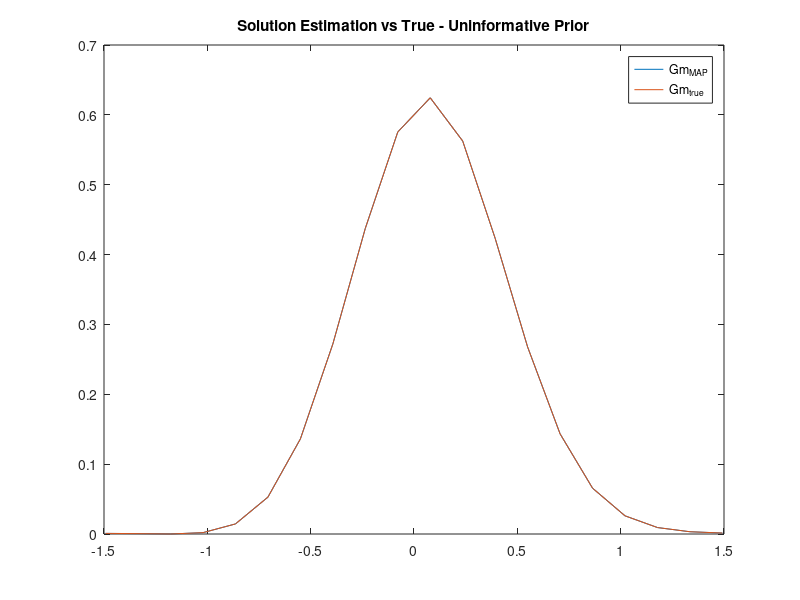
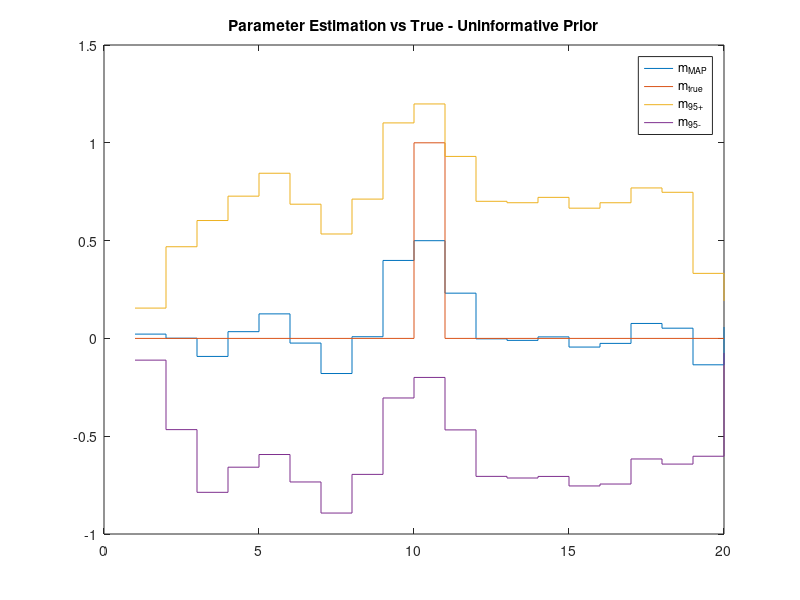
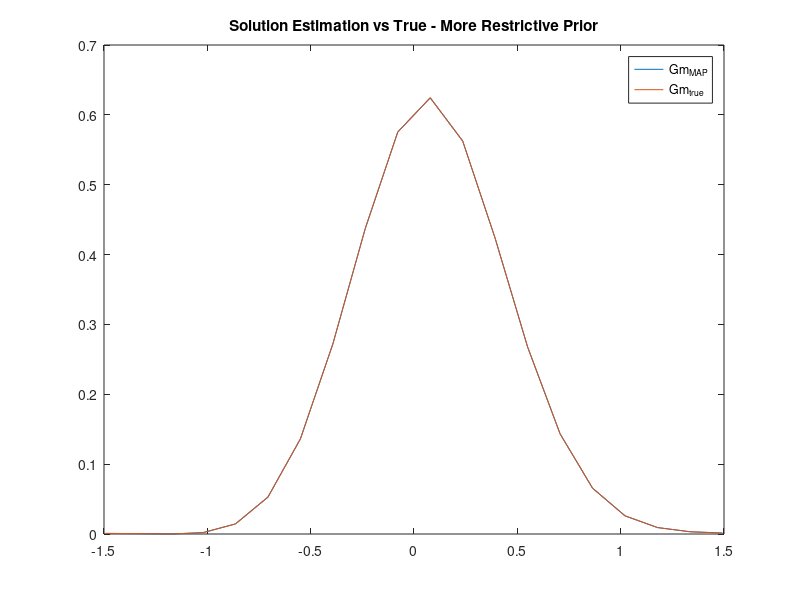
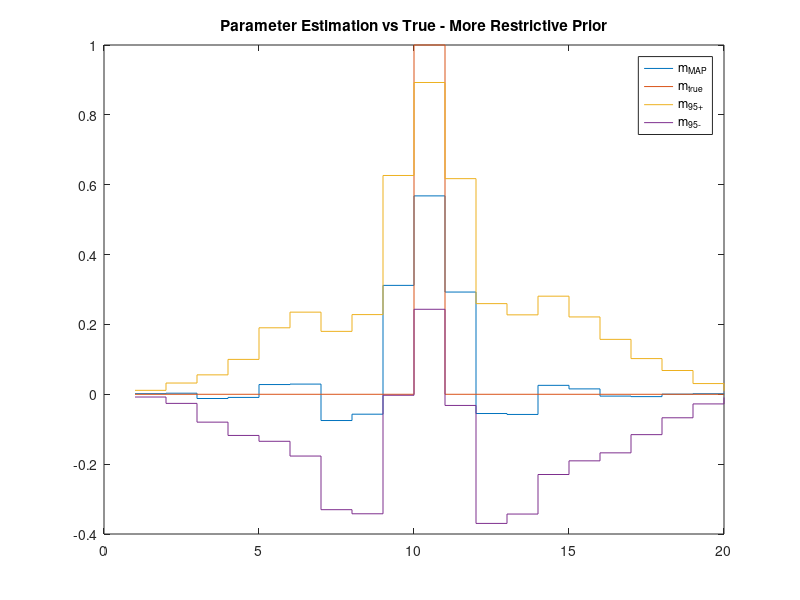

The MATLAB source for these figures, in order:
%% ABT_Section_11_3

% Laura Smith
% Math 503 AB 
% Class Assignment

%% Shaw Problem - Setup


M=20;
N=20;

% Simulated true
m_true = zeros(N,1);
m_true(10) = 1;

% s and theta definitions
s = ((1:M)-0.5)*pi/M-pi/2;
theta = ((1:N)-0.5)*pi/N-pi/2;

delta_theta = pi/N;

% G matrix
G = zeros(M,N);

for i=1:M
    for j=1:N
        if sin(s(i))+sin(theta(j)) == 0
            G(i,j) = (cos(s(i))+cos(theta(j)))^2*delta_theta;
        else
            G(i,j) = (cos(s(i))+cos(theta(j)))^2*((sin(pi*(sin(s(i))+sin(theta(j)))))/(pi*(sin(s(i))+sin(theta(j)))))^2*delta_theta;
        end
    end
end

d_noise = G*m_true+randn(N,1)*1.0e-6;


%% Bayesian Method - Relatively Uniformative/More Restrictive MVN Prior

for priorMethod = 1:2

    if priorMethod==1

        % Uninformative Prior
        m_prior = 0.5*ones(N,1);    
        C_M = 0.25*eye(N);
        C_D = 1.0e-12*eye(M);

    elseif priorMethod == 2

        % More Restrictive Prior
        m_prior = zeros(N,1);
        m_prior(6:14)=0.5*(1 - cos(2*pi*(1:9)'/(10)));
        C_M=50*diag(0.00125*ones(N,1).*(0.5*(1 - cos(2*pi*(1:N)/(N+1))))'.^2); 
        C_D = 1.0e-12*eye(M);

    end


% Find the MAP Solution
m_MAP = [inv(sqrtm(C_D))*G;  inv(sqrtm(C_M))]\[inv(sqrtm(C_D))*d_noise;  inv(sqrtm(C_M))*m_prior]
m_MAP2 = [sqrtm(inv(C_D))*G;  sqrtm(inv(C_M))]\[sqrtm(inv(C_D))*d_noise;  sqrtm(inv(C_M))*m_prior]

% Find the Covariance matrix of MAP solution
Cmp = inv(G'*inv(C_D)*G+inv(C_M));


% Plot the MAP solution with 95% probability intervals
figure(2*priorMethod-1)
plot(theta, G*m_MAP, theta, G*m_true)
legend('Gm_{MAP}', 'Gm_{true}')
if priorMethod == 1;
    title('Solution Estimation vs True - Uninformative Prior')
else
    title('Solution Estimation vs True - More Restrictive Prior')
end
figure(2*priorMethod)

M_ALL = [m_MAP m_true (m_MAP + 1.96*diag(Cmp).^0.5) (m_MAP - 1.96*diag(Cmp).^0.5)]
stairs(M_ALL)
%plot(1:20, m_MAP, 1:20, m_true, 1:20, (m_MAP + 1.96*diag(Cmp).^0.5) ,1:20, m_MAP - 1.96*diag(Cmp).^0.5 )
legend('m_{MAP}','m_{true}','m_{95+}','m_{95-}')
if priorMethod == 1;
    title('Parameter Estimation vs True - Uninformative Prior')
else
    title('Parameter Estimation vs True - More Restrictive Prior')
end

end